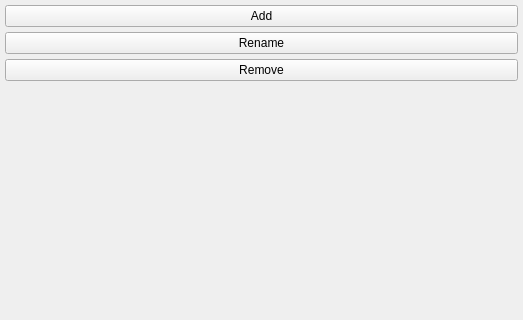
<ui version="4.0" >
 <class>dEditImageCollection</class>
 <widget class="Q3MainWindow" name="dEditImageCollection" >
  <property name="geometry" >
   <rect>
    <x>0</x>
    <y>0</y>
    <width>523</width>
    <height>320</height>
   </rect>
  </property>
  <property name="windowTitle" >
   <string>Image Collection</string>
  </property>
  <widget class="QWidget" name="widget" >
   <property name="geometry" >
    <rect>
     <x>0</x>
     <y>0</y>
     <width>523</width>
     <height>320</height>
    </rect>
   </property>
   <layout class="QGridLayout" >
    <item row="0" column="1" >
     <layout class="QVBoxLayout" >
      <item>
       <widget class="QPushButton" name="bAdd" >
        <property name="text" >
         <string>Add</string>
        </property>
       </widget>
      </item>
      <item>
       <widget class="QPushButton" name="bRename" >
        <property name="text" >
         <string>Rename</string>
        </property>
       </widget>
      </item>
      <item>
       <widget class="QPushButton" name="bDelete" >
        <property name="text" >
         <string>Remove</string>
        </property>
       </widget>
      </item>
     </layout>
    </item>
    <item row="1" column="1" >
     <spacer>
      <property name="orientation" >
       <enum>Qt::Vertical</enum>
      </property>
      <property name="sizeType" >
       <enum>QSizePolicy::Expanding</enum>
      </property>
      <property name="sizeHint" >
       <size>
        <width>31</width>
        <height>81</height>
       </size>
      </property>
     </spacer>
    </item>
   </layout>
  </widget>
 </widget>
 <layoutdefault spacing="5" margin="5" />
 <pixmapfunction>rcIcon</pixmapfunction>
 <customwidgets>
  <customwidget>
   <class>Q3MainWindow</class>
   <extends>QWidget</extends>
   <header>q3mainwindow.h</header>
   <container>1</container>
  </customwidget>
 </customwidgets>
 <includes>
  <include location="local" >acfg.h</include>
 </includes>
 <resources/>
 <connections/>
</ui>
